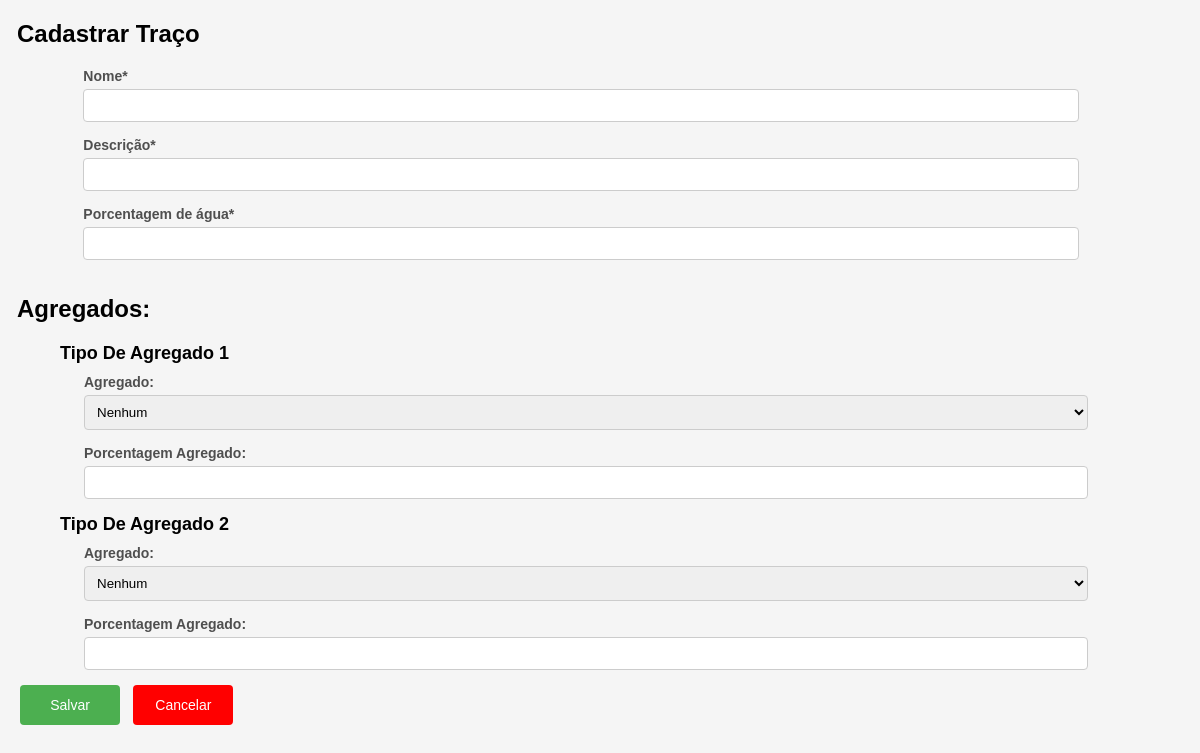
The app's page /cadastrar_traco/ (signed in), older data.
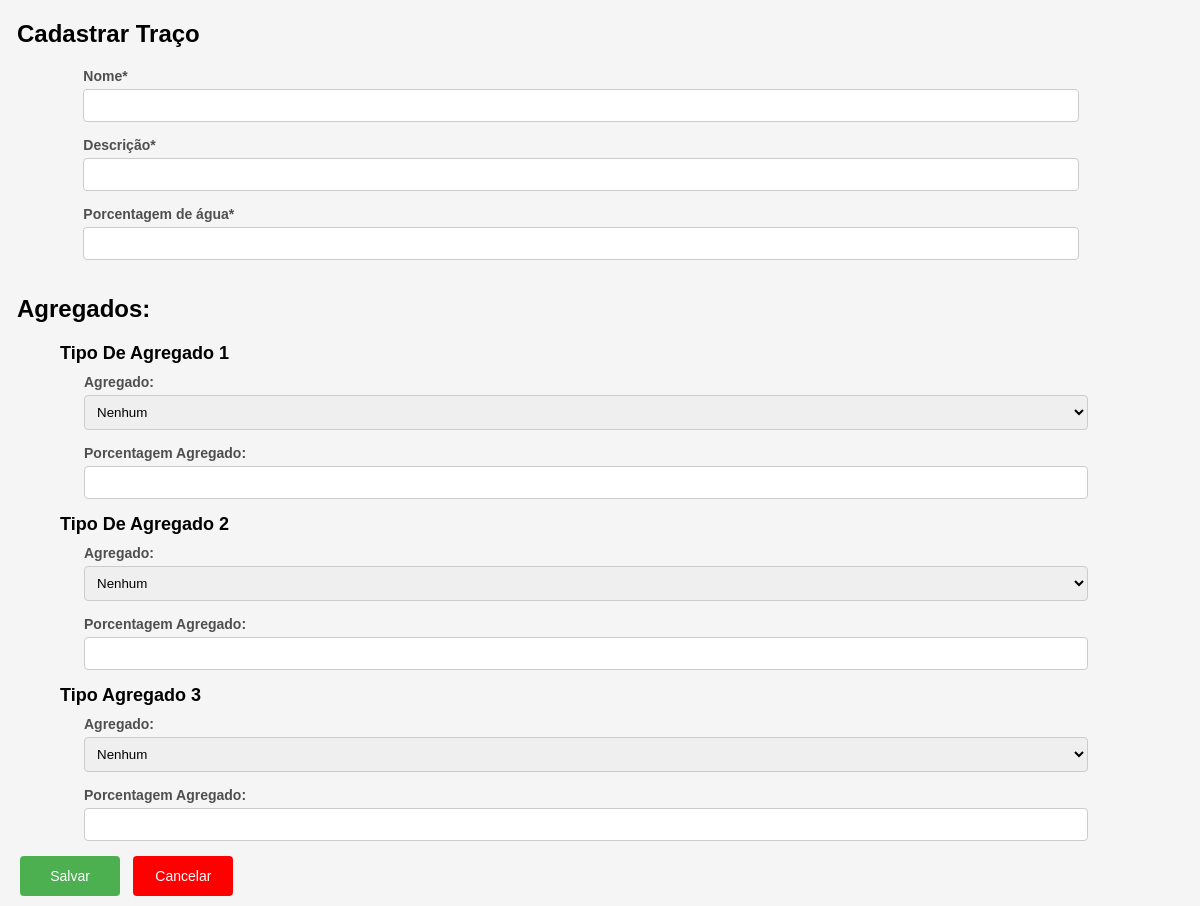
The same page, newer data.
### usuarios/models.py (models this page shows, shortened)
class TipoAgregado(models.Model):
    nome = models.CharField(max_length=40, unique=True, null=False)
    data_cadastro = models.DateTimeField(default=timezone.now)
    def agregados_relacionados(self):
        return Agregado.objects.filter(fk_tipo_agregado_id=self.id)
    class Meta:
        db_table = "tipo_agregado"

### usuarios/views.py (the view)
# urls.py: path('cadastrar_traco/', views.cadastrar_traco, name='cadastrar_traco'),
@login_required
def cadastrar_traco(request):
    if request.method == 'POST':
        form = TracoForms(request.POST)
        agregados = request.POST.getlist('agregados')
        porcentagem_agregados = request.POST.getlist('porcentagem_agregados')
        print(form.errors)
        if form.is_valid() and (agregados is not None) and (porcentagem_agregados is not None):
            return InsertTraco(form, agregados, porcentagem_agregados)
        else:
            return None
    else:
        tipos_agregado = TipoAgregado.objects.all()
        form = TracoForms()
        return render(request, 'traco/cadastrar.html', {'form': form, 'tipos_agregado': tipos_agregado})

### usuarios/forms.py
class TracoForms(forms.ModelForm):
    class Meta:
        model = Traco
        fields = ['nome', 'descricao', 'porcentagem_agua']

### usuarios/models.py (called while the page is built)
    def __str__(self):
        return self.nome

### usuarios/templates/traco/cadastrar.html (shortened to what this page needs)
{% load static %}
{% load static %}
{% block content %}
<html lang="pt-br">
<head>
    <link rel="stylesheet" href="{% static 'css/cadastros.css' %}">
</head>
<body>
<h1>Cadastrar Traço</h1>
<form method="post" class="form-container">
    <div class="form-columns">
        <div class="form-column">
            <div class="field">
                <label for="{{ form.nome.id_for_label }}">Nome<span class="required-label">*</span></label>
                {{ form.nome }}
            </div>
            <div class="field">
                <label for="{{ form.descricao.id_for_label }}">Descrição<span class="required-label">*</span></label>
                {{ form.descricao }}
            </div>
            <div class="field">
                <label for="{{ form.porcentagem_agua.id_for_label }}">Porcentagem de água<span class="required-label">*</span></label>
                {{ form.porcentagem_agua }}
            </div>
        </div>
    </div>
    <h1>Agregados:</h1>
    {% for tipo_agregado in tipos_agregado %}
    <div class="agregado-container">
        <h2>{{ tipo_agregado.nome }}</h2>
        <div class="field">
            <label for="agregados">Agregado:</label>
            <select name="agregados" id="agregados">
                <option value="">Nenhum</option>
            </select>
        </div>
        <div class="field">
            <label for="porcentagem_agregados">Porcentagem Agregado:</label>
            <input type="text" name="porcentagem_agregados" class="form-control" placeholder="" />
        </div>
    </div>
    {% endfor %}
    <div class="button-container">
        <button type="submit" class="save-button">Salvar</button>
        <button type="button" onclick="goBack()" class="exit-button">Cancelar</button>
    </div>
</form>
</body>
</html>
{% endblock %}

Row changes from the older to the newer data that the page shows:
added TipoAgregado: nome "Tipo Agregado 3"
